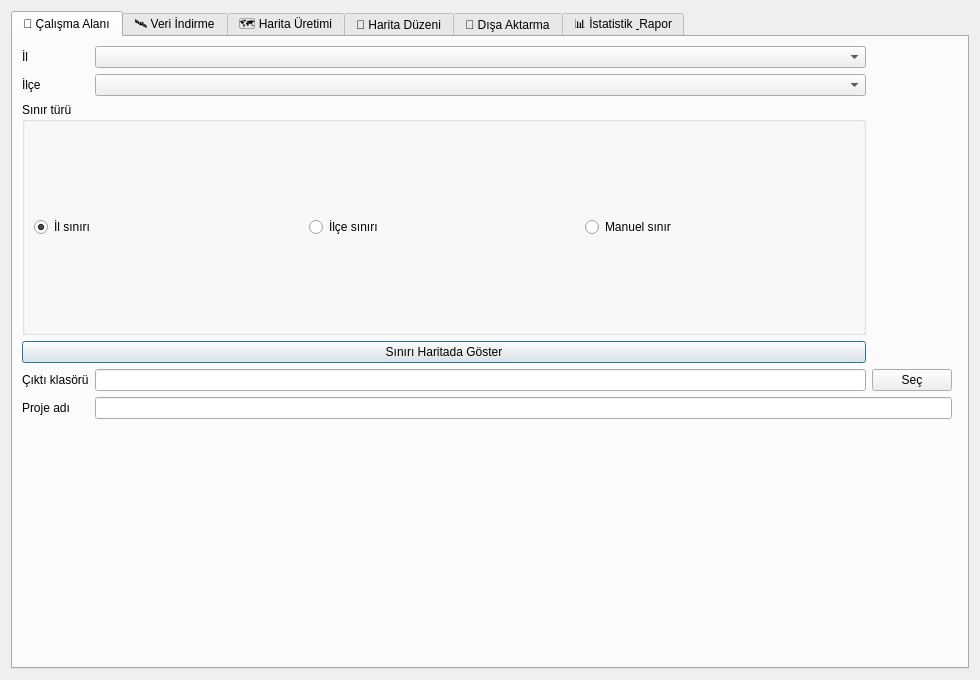
<?xml version="1.0" encoding="UTF-8"?>
<ui version="4.0">
 <class>TurkeyGeoMorphDialog</class>
 <widget class="QDialog" name="TurkeyGeoMorphDialog">
  <property name="geometry">
   <rect><x>0</x><y>0</y><width>980</width><height>680</height></rect>
  </property>
  <property name="windowTitle">
   <string>TurkeyGeoMorph Analyst</string>
  </property>
  <layout class="QVBoxLayout" name="verticalLayout">
   <item>
    <widget class="QTabWidget" name="tabWidget">
     <widget class="QWidget" name="tabWorkspace">
      <attribute name="title"><string>📍 Çalışma Alanı</string></attribute>
      <layout class="QGridLayout" name="workspaceGrid">
       <item row="0" column="0"><widget class="QLabel" name="labelProvince"><property name="text"><string>İl</string></property></widget></item>
       <item row="0" column="1"><widget class="QComboBox" name="cmbProvince"/></item>
       <item row="1" column="0"><widget class="QLabel" name="labelDistrict"><property name="text"><string>İlçe</string></property></widget></item>
       <item row="1" column="1"><widget class="QComboBox" name="cmbDistrict"/></item>
       <item row="2" column="0" colspan="2">
        <widget class="QGroupBox" name="groupBoundary">
         <property name="title"><string>Sınır türü</string></property>
         <layout class="QHBoxLayout" name="boundaryLayout">
          <item><widget class="QRadioButton" name="radioProvinceBoundary"><property name="text"><string>İl sınırı</string></property><property name="checked"><bool>true</bool></property></widget></item>
          <item><widget class="QRadioButton" name="radioDistrictBoundary"><property name="text"><string>İlçe sınırı</string></property></widget></item>
          <item><widget class="QRadioButton" name="radioManualBoundary"><property name="text"><string>Manuel sınır</string></property></widget></item>
         </layout>
        </widget>
       </item>
       <item row="3" column="0" colspan="2"><widget class="QPushButton" name="btnShowBoundary"><property name="text"><string>Sınırı Haritada Göster</string></property></widget></item>
       <item row="4" column="0"><widget class="QLabel" name="labelOutput"><property name="text"><string>Çıktı klasörü</string></property></widget></item>
       <item row="4" column="1"><widget class="QLineEdit" name="lineOutputFolder"/></item>
       <item row="4" column="2"><widget class="QPushButton" name="btnBrowseOutput"><property name="text"><string>Seç</string></property></widget></item>
       <item row="5" column="0"><widget class="QLabel" name="labelProject"><property name="text"><string>Proje adı</string></property></widget></item>
       <item row="5" column="1" colspan="2"><widget class="QLineEdit" name="lineProjectName"/></item>
       <item row="0" column="3" rowspan="7"><widget class="QgsMapCanvas" name="mapCanvas"/></item>
      </layout>
     </widget>
     <widget class="QWidget" name="tabDownload">
      <attribute name="title"><string>🛰️ Veri İndirme</string></attribute>
      <layout class="QVBoxLayout" name="downloadLayout">
       <item>
        <widget class="QGroupBox" name="groupDemSource">
         <property name="title"><string>DEM Kaynağı Seçimi</string></property>
         <layout class="QGridLayout" name="demSourceLayout">
          <item row="0" column="0"><widget class="QRadioButton" name="radioCopernicus"><property name="text"><string>Copernicus DEM GLO-30 — 30m | ESA/AWS | kimliksiz</string></property><property name="checked"><bool>true</bool></property></widget></item>
          <item row="0" column="1"><widget class="QRadioButton" name="radioOpenTopo30"><property name="text"><string>OpenTopography — 30m | COP30 | API key gerekli</string></property></widget></item>
          <item row="1" column="0"><widget class="QRadioButton" name="radioOpenTopo90"><property name="text"><string>OpenTopography — 90m | SRTMGL3 | API key gerekli</string></property></widget></item>
          <item row="1" column="1"><widget class="QRadioButton" name="radioTandemx"><property name="text"><string>TanDEM-X 90m | DLR | manuel indirilen dosya</string></property></widget></item>
          <item row="2" column="0"><widget class="QRadioButton" name="radioLocalDem"><property name="text"><string>Yerel DEM Dosyası — kendi verinizi kullanın</string></property></widget></item>
         </layout>
        </widget>
       </item>
       <item><widget class="QGroupBox" name="groupCredentials"><property name="title"><string>Kimlik Bilgileri</string></property></widget></item>
       <item><widget class="QGroupBox" name="groupOsm"><property name="title"><string>OSM Akarsu Verisi (Geofabrik)</string></property></widget></item>
       <item><widget class="QLabel" name="labelDownloadStatus"><property name="text"><string>Hazır</string></property></widget></item>
       <item><widget class="QProgressBar" name="downloadProgress"/></item>
       <item><widget class="QPushButton" name="btnDownloadData"><property name="text"><string>Verileri İndir</string></property></widget></item>
      </layout>
     </widget>
     <widget class="QWidget" name="tabMaps">
      <attribute name="title"><string>🗺️ Harita Üretimi</string></attribute>
      <layout class="QVBoxLayout" name="mapsOuterLayout">
       <item>
        <widget class="QTabWidget" name="mapsTabs">
         <widget class="QWidget" name="tabElevation"><attribute name="title"><string>Yükselti</string></attribute></widget>
         <widget class="QWidget" name="tabHillshade"><attribute name="title"><string>Hillshade</string></attribute></widget>
         <widget class="QWidget" name="tabSlope"><attribute name="title"><string>Eğim</string></attribute></widget>
         <widget class="QWidget" name="tabAspect"><attribute name="title"><string>Bakı</string></attribute></widget>
         <widget class="QWidget" name="tabCurvature"><attribute name="title"><string>Eğrisellik</string></attribute></widget>
         <widget class="QWidget" name="tabTwi"><attribute name="title"><string>TWI</string></attribute></widget>
         <widget class="QWidget" name="tabRivers"><attribute name="title"><string>Akarsu Ağı</string></attribute></widget>
         <widget class="QWidget" name="tabGeomorphons"><attribute name="title"><string>Morfolojik Birimler</string></attribute></widget>
         <widget class="QWidget" name="tabTpi"><attribute name="title"><string>TPI</string></attribute></widget>
         <widget class="QWidget" name="tabRelief"><attribute name="title"><string>Rölyef Enerjisi</string></attribute></widget>
        </widget>
       </item>
      </layout>
     </widget>
     <widget class="QWidget" name="tabLayout"><attribute name="title"><string>📐 Harita Düzeni</string></attribute></widget>
     <widget class="QWidget" name="tabExport"><attribute name="title"><string>💾 Dışa Aktarma</string></attribute></widget>
     <widget class="QWidget" name="tabReport"><attribute name="title"><string>📊 İstatistik &amp; Rapor</string></attribute></widget>
    </widget>
   </item>
  </layout>
 </widget>
 <customwidgets>
  <customwidget>
   <class>QgsMapCanvas</class>
   <extends>QWidget</extends>
   <header>qgis.gui</header>
  </customwidget>
 </customwidgets>
 <resources/>
 <connections/>
</ui>
